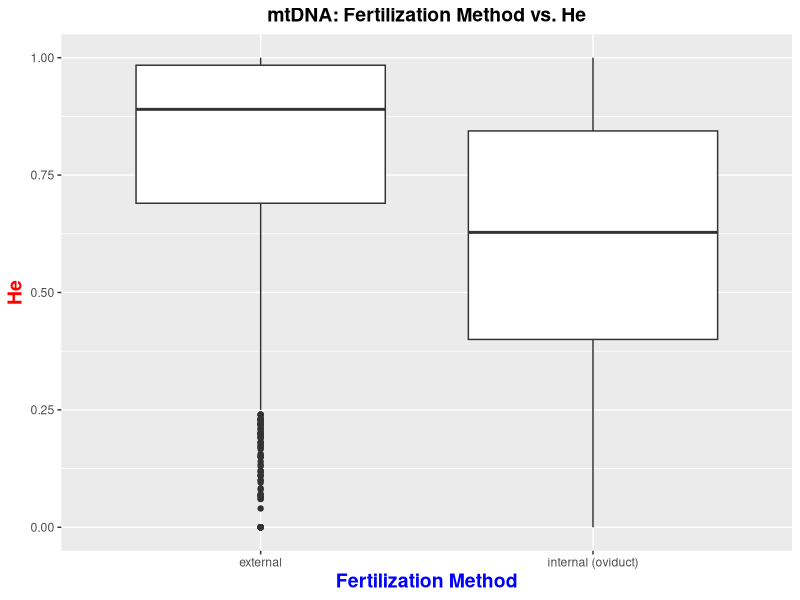
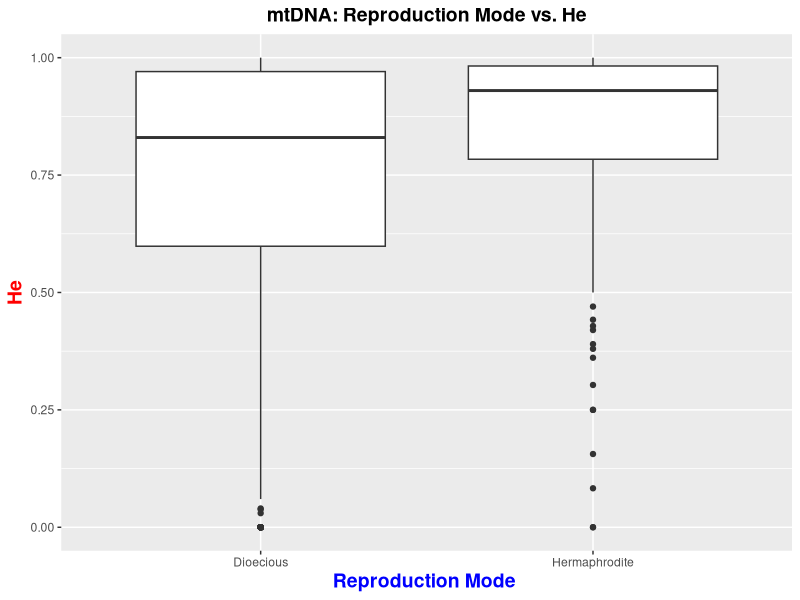
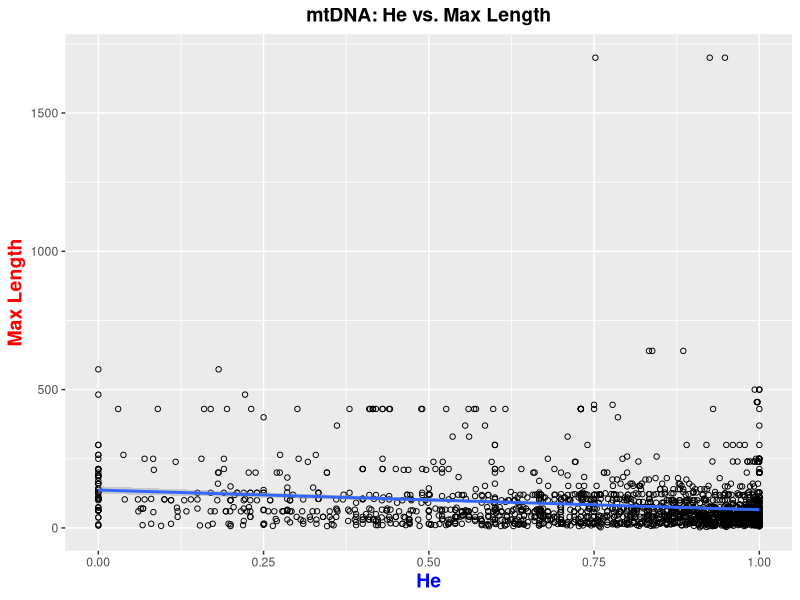
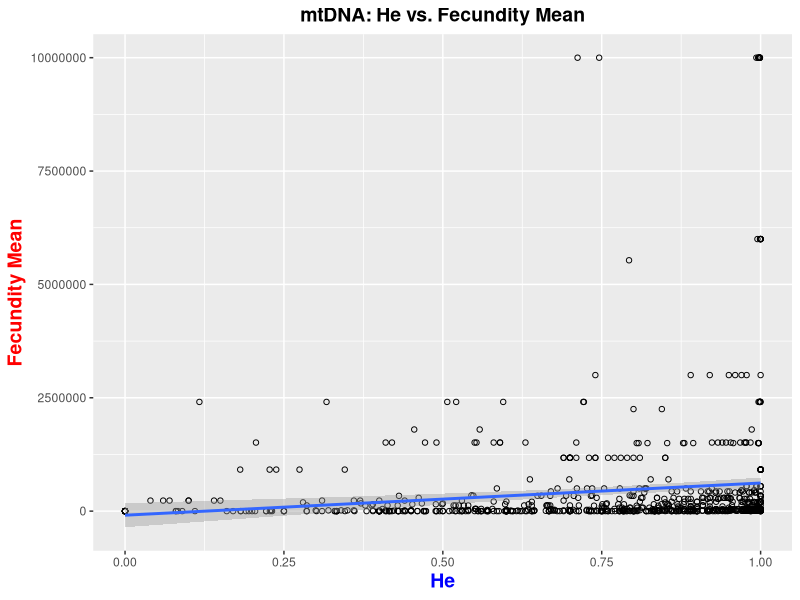
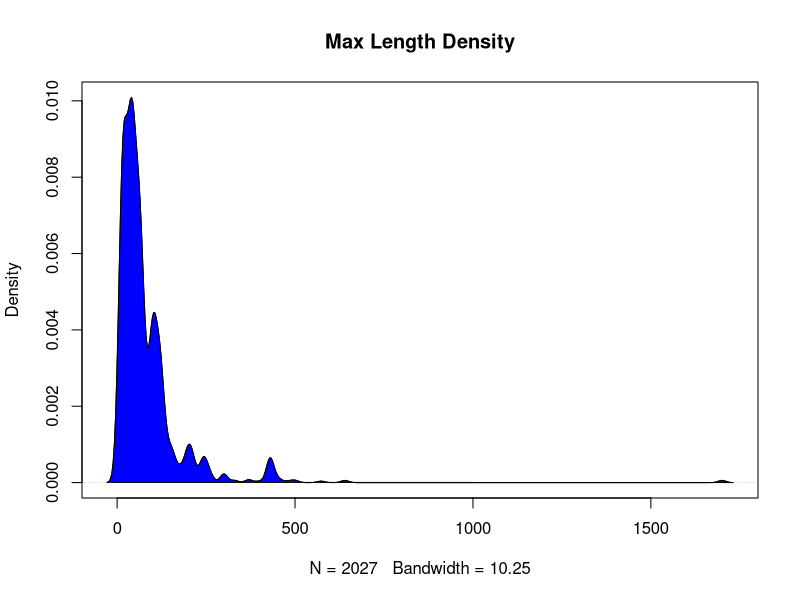
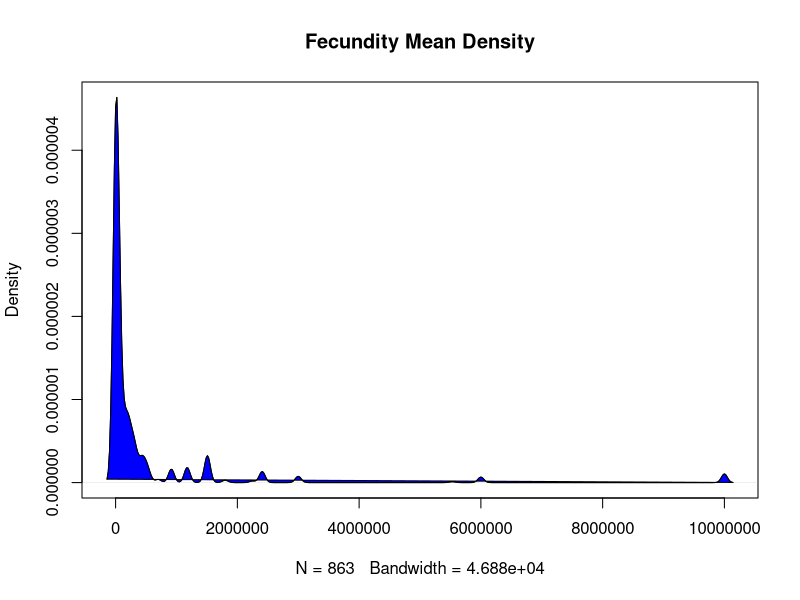
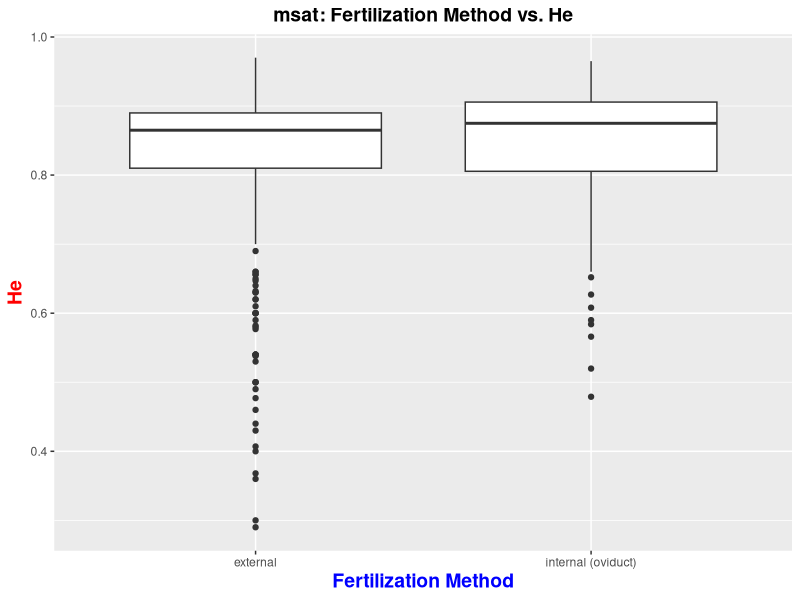
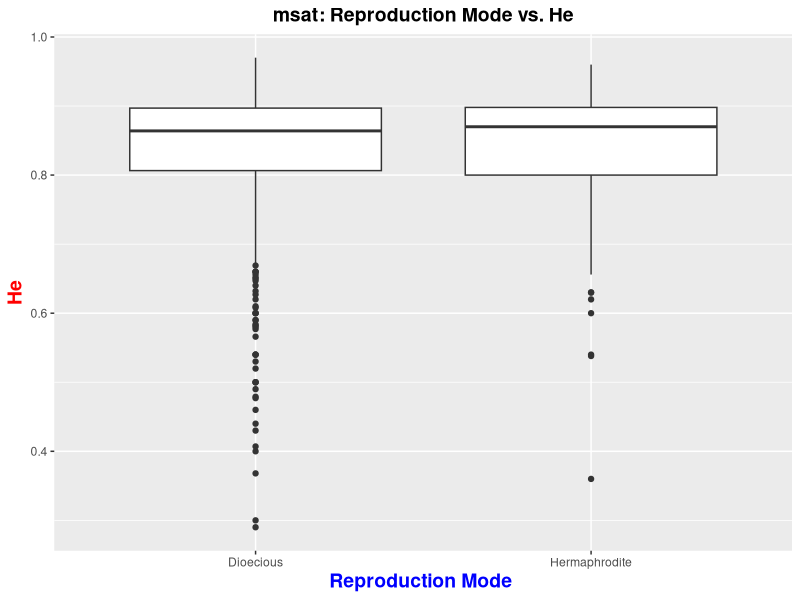

The R source for these figures, in order: (Note: this script raises an error after producing the figures.)
################################################### Script for Analyzing Data  #######################################################

#analyzes data 

##########################################################################################################################################

######## Set-up ########

#clear environment
remove(list = ls())

#load libraries
library(tidyverse)
library(ggplot2)
library(dplyr)

#read in data
mtdna_data <- read.csv("mtdna_final_data.csv", stringsAsFactors = FALSE) #read in 
msat_data <- read.csv("msat_final_data.csv", stringsAsFactors = FALSE) #read in 

############### mtDNA data set ############### 

#####Box Plots: Character Data#####

#Fertilization#

mtdna_data$final_fertilization <- NA #create new column to categorize fertilization methods

mtdna_data$final_fertilization [mtdna_data$fertilization =="external"]  <- "external"
mtdna_data$final_fertilization [mtdna_data$fertilization =="internal (oviduct)"] <- "internal (oviduct)"
mtdna_data$final_fertilization [mtdna_data$fertilization =="in brood pouch or similar structure"] <- "internal (oviduct)" #convert "in brood pouch or similar structure" to internal fertilization

mtdna_final_fertilization_He_no.na <- mtdna_data[!is.na(mtdna_data$final_fertilization) & !is.na(mtdna_data$He),] #create new table that excludes NA's from columns of interest

theme_update(plot.title = element_text(hjust = 0.5)) #centered plot title

ggplot(mtdna_final_fertilization_He_no.na) + geom_boxplot(aes(x = final_fertilization, y = He)) + #final fertilization & He box plot
  ggtitle("mtDNA: Fertilization Method vs. He") + #add plot title
  xlab("Fertilization Method") + ylab("He") + #add axis labels
  theme(                                 #specify characteristics of the plot 
    plot.title = element_text(size=14, face="bold"), 
    axis.title.x = element_text(color="blue", size=14, face="bold"),
    axis.title.y = element_text(color="red", size=14, face="bold"))

#Reproduction Mode#

#combine protandry, protogyny, and true hermaphroditism into "Hermpahrodites"

mtdna_data$final_reproductionmode <- NA #create new column to categorize reproduction mode

mtdna_data$final_reproductionmode  [mtdna_data$reproductionmode =="dioecism"]  <- "Dioecious"
mtdna_data$final_reproductionmode  [mtdna_data$reproductionmode =="protogyny"] <- "Hermaphrodite" #for protogyny, label as "Hermpahrodites"
mtdna_data$final_reproductionmode  [mtdna_data$reproductionmode =="protandry"] <- "Hermaphrodite" #for protandry, label as "Hermpahrodites"
mtdna_data$final_reproductionmode  [mtdna_data$reproductionmode =="true hermaphroditism"] <- "Hermaphrodite" #for true hermaphroditism, label as "Hermpahrodites"

mtdna_final_reproductionmode_He_no.na <- mtdna_data[!is.na(mtdna_data$final_reproductionmode ) & !is.na(mtdna_data$He),] #create new table that excludes NA's from columns of interest

ggplot(mtdna_final_reproductionmode_He_no.na ) + geom_boxplot(aes(x = final_reproductionmode , y = He)) + #final reproduction mode & He box plot
  ggtitle("mtDNA: Reproduction Mode vs. He") + #add plot title
  xlab("Reproduction Mode ") + ylab("He") + #add axis labels
  theme(                                 #specify characteristics of the plot 
    plot.title = element_text(size=14, face="bold"), 
    axis.title.x = element_text(color="blue", size=14, face="bold"),
    axis.title.y = element_text(color="red", size=14, face="bold"))

#####Scatter Plots: Numerical Data#####

#Max Length#

mtdna_maxlength_He_no.na <- mtdna_data[!is.na(mtdna_data$maxlength) & !is.na(mtdna_data$He),] #create new table that excludes NA's from columns of interest

ggplot(mtdna_maxlength_He_no.na, aes(x= He, y= maxlength)) + #max length & He scatter plot
  geom_point(shape=1) +    # Use hollow circles
  geom_smooth(method=lm,   # Add linear regression line
              se=TRUE) +
  ggtitle("mtDNA: He vs. Max Length") + #add plot title
  xlab("He") + ylab("Max Length") + #add axis labels
  theme(                                 #specify characteristics of the plot 
    plot.title = element_text(size=14, face="bold"),
    axis.title.x = element_text(color="blue", size=14, face="bold"),
    axis.title.y = element_text(color="red", size=14, face="bold"))

#Fecundity Mean#
options(scipen = 999) #convert data from scientific notation to numeric

mtdna_fecundity_He_no.na <- mtdna_data[!is.na(mtdna_data$fecundity_mean) & !is.na(mtdna_data$He),] #create new table that excludes NA's from columns of interest
 
ggplot(mtdna_fecundity_He_no.na, aes(y= fecundity_mean, x= He)) + #fecundity mean & He scatter plot
  geom_point(shape=1) +    # Use hollow circles
  geom_smooth(method=lm,   # Add linear regression line
              se=TRUE) +
  ggtitle("mtDNA: He vs. Fecundity Mean") + #add plot title
  xlab("He") + ylab("Fecundity Mean") + #add axis labels
  theme(                                 #specify characteristics of the plot 
    plot.title = element_text(size=14, face="bold"),
    axis.title.x = element_text(color="blue", size=14, face="bold"),
    axis.title.y = element_text(color="red", size=14, face="bold"))

#####Density Plots: Numerical Data#####

#Max Length#
plot(density(mtdna_maxlength_He_no.na$maxlength), main="Max Length Density") #create density plot for max length
polygon(density(mtdna_maxlength_He_no.na$maxlength), main="Max Length Density", col="blue") #specify characteristics of plot

#Fecundity Mean#
plot(density(mtdna_fecundity_He_no.na$fecundity_mean), main="Fecundity Mean Density") #create density plot for fecundity mean
polygon(density(mtdna_fecundity_He_no.na$fecundity_mean), main="Fecundity Mean Density", col="blue") #specify characteristics of plot

#####T-Tests: Numerical Data#####

#Max Length#

maxlength.mtdna<-data.matrix(mtdna_maxlength_He_no.na$maxlength) #create max length vector that contains matrix for max length converted from dataset 
He.mtdna<- data.matrix(mtdna_maxlength_He_no.na$He) #create He vector that contains matrix for He converted from dataset 

t.test(maxlength.mtdna, He.mtdna, var.equal=TRUE) #run a t-test using both newly created vectors 

#Fecundity Mean#

fecunditymean.mtdna<-data.matrix(mtdna_fecundity_He_no.na$fecundity_mean) #create fecundity mean vector that contains matrix for fecundity mean converted from dataset 
He.mtdna<- data.matrix(mtdna_fecundity_He_no.na$He) #create He vector that contains matrix for He converted from dataset 

t.test(fecunditymean.mtdna, He.mtdna, var.equal=TRUE) #run a t-test using both newly created vectors 

#OR:: t.test(fecunditymean.mtdna, He., alt = "two.sided", mu = 0, paired = TRUE, var.equal = FALSE, conf.level = 0.95)
#OR:: t.test(fecunditymean.mtdna, He., alt = "two.sided", mu = 0, paired = FALSE, var.equal = TRUE, conf.level = 0.95)
#OR:: t.test(fecunditymean.mtdna, var.equal = FALSE, conf.level = 0.95)

#####Wilcoxon Tests: Numerical Data#####

#Max Length#
wilcox.test( mtdna_maxlength_He_no.na[ ,'maxlength'] , mtdna_maxlength_He_no.na[ , 'He'], paired=T) #run Wilcoxon test on max length & He


#Fecundity Mean#
wilcox.test( mtdna_fecundity_He_no.na[ ,'fecundity_mean'] , mtdna_fecundity_He_no.na[ , 'He'], paired=T) #run Wilcoxon test on max length & He

#####Shapiro-Wilk Tests: Numerical Data#####

#Max Length#
shapiro.test(mtdna_maxlength_He_no.na$maxlength) #run Shapiro-Wilk test on max length & He

#Fecundity Mean#
shapiro.test(mtdna_fecundity_He_no.na$fecundity_mean) #run Shapiro-Wilk test on max length & He


####################################################################################

############### msat Data Set ############### 

#####Box Plots: Character Data#####

#Fertilization#
msat_data$final_fertilization <- NA #create new column to categorize fertilization methods

msat_data$final_fertilization [msat_data$fertilization =="external"]  <- "external"
msat_data$final_fertilization [msat_data$fertilization =="internal (oviduct)"] <- "internal (oviduct)"
msat_data$final_fertilization [msat_data$fertilization =="in brood pouch or similar structure"] <- "internal (oviduct)" #convert "in brood pouch or similar structure" to internal fertilization

msat_final_fertilization_He_no.na <- msat_data[!is.na(msat_data$final_fertilization) & !is.na(msat_data$He),] #create new table that excludes NA's from columns of interest

ggplot(msat_final_fertilization_He_no.na) + geom_boxplot(aes(x = final_fertilization, y = He)) + #final fertilization & He box plot
ggtitle("msat: Fertilization Method vs. He") + #add plot title
  xlab("Fertilization Method") + ylab("He") + #add axis labels
  theme(                                 #specifying characteristics of the plot 
    plot.title = element_text(size=14, face="bold"),
    axis.title.x = element_text(color="blue", size=14, face="bold"),
    axis.title.y = element_text(color="red", size=14, face="bold"))

#Reproduction Mode#
msat_data$final_reproductionmode <- NA #create new column to categorize reproduction mode

msat_data$final_reproductionmode  [msat_data$reproductionmode =="dioecism"]  <- "Dioecious"
msat_data$final_reproductionmode  [msat_data$reproductionmode =="protogyny"] <- "Hermaphrodite" #for protogyny, label as "Hermpahrodites"
msat_data$final_reproductionmode  [msat_data$reproductionmode =="protandry"] <- "Hermaphrodite" #for protandry, label as "Hermpahrodites"
msat_data$final_reproductionmode  [msat_data$reproductionmode =="true hermaphroditism"] <- "Hermaphrodite" #for true hermaphroditism, label as "Hermpahrodites"

msat_final_reproductionmode_He_no.na <- msat_data[!is.na(msat_data$final_reproductionmode ) & !is.na(msat_data$He),] #create new table that excludes NA's from columns of interest

ggplot(msat_final_reproductionmode_He_no.na ) + geom_boxplot(aes(x = final_reproductionmode , y = He)) + #final reproduction mode & He box plot
  ggtitle("msat: Reproduction Mode vs. He") + #add plot title
  xlab("Reproduction Mode ") + ylab("He") + #add axis labels
  theme(                                 #specifying characteristics of the plot 
    plot.title = element_text(size=14, face="bold"),
    axis.title.x = element_text(color="blue", size=14, face="bold"),
    axis.title.y = element_text(color="red", size=14, face="bold"))

#####Scatter Plots: Numerical Data#####

#Max Length#
msat_maxlength_He_no.na <- msat_data[!is.na(msat_data$maxlength) & !is.na(msat_data$He),] #create new table that excludes NA's from columns of interest

ggplot(msat_maxlength_He_no.na, aes(x= He, y= maxlength)) + #max length & He scatter plot
  geom_point(shape=1) +    # Use hollow circles
  geom_smooth(method=lm,   # Add linear regression line
              se=TRUE) + 
  ggtitle("msat: He vs. Max Length") + #add plot title
   xlab("He") + ylab("Max Length") + #add axis labels
    theme(                                 #specifying characteristics of the plot 
      plot.title = element_text(size=14, face="bold"),
      axis.title.x = element_text(color="blue", size=14, face="bold"),
      axis.title.y = element_text(color="red", size=14, face="bold"))

#Fecundity Mean#
msat_fecundity_He_no.na <- msat_data[!is.na(msat_data$fecundity_mean) & !is.na(msat_data$He),] #create new table that excludes NA's from columns of interest
       
ggplot(msat_fecundity_He_no.na, aes(y= fecundity_mean, x= He)) + #fecundity mean& He scatter plot
  geom_point(shape=1) +    # Use hollow circles
  geom_smooth(method=lm,   # Add linear regression line
    se=TRUE) +
  ggtitle("msat: He vs. Fecundity") + #add plot title
  xlab("He") + ylab("Fecundity") + #add plot title
  theme(                                 #specifying characteristics of the plot 
    plot.title = element_text(size=14, face="bold"),
    axis.title.x = element_text(color="blue", size=14, face="bold"),
    axis.title.y = element_text(color="red", size=14, face="bold"))

#####Density Plots: Numerical Data#####

#Max Length#
plot(density(msat_maxlength_He_no.na$maxlength), main="msat: Max Length Density") #create density plot for max length
polygon(density(msat_maxlength_He_no.na$maxlength), main="msat: Max Length Density", col="blue") #specify characteristics of plot

#Fecundity Mean#
plot(density(msat_fecundity_He_no.na$fecundity_mean), main="msat: Fecundity Mean Density") #create density plot for fecundity mean
polygon(density(msat_fecundity_He_no.na$fecundity_mean), main="msat: Fecundity Mean Density", col="blue") #specify characteristics of plot

#####T-Tests: Numerical Data#####

#Max Length#

maxlength.msat<-data.matrix(msat_maxlength_He_no.na$maxlength) #create max length vector that contains matrix for max length converted from dataset 
He.msat<- data.matrix(msat_maxlength_He_no.na$He) #create He vector that contains matrix for He converted from dataset 

t.test(maxlength.msat, He.msat, var.equal=TRUE) #run a t-test using both newly created vectors 

#Fecundity Mean#

fecunditymean.msat<-data.matrix(msat_maxlength_He_no.na$fecundity_mean) #create fecundity mean vector that contains matrix for fecundity meanconverted from dataset 
He.msat<- data.matrix(msat_maxlength_He_no.na$He) #create He vector that contains matrix for He converted from dataset 

t.test(fecunditymean.msat, He.msat, var.equal=TRUE) #run a t-test using both newly created vectors 

#OR:: t.test(fecunditymean.msat, He.msat, alt = "two.sided", mu = 0, paired = TRUE, var.equal = FALSE, conf.level = 0.95)
#OR:: t.test(fecunditymean.msat, He.msat, alt = "two.sided", mu = 0, paired = FALSE, var.equal = TRUE, conf.level = 0.95)
#OR:: t.test(fecunditymean.msat, var.equal = FALSE, conf.level = 0.95)


#####Wilcoxon Tests: Numerical Data#####

#Max Length#
wilcox.test( msat_maxlength_He_no.na[ ,'maxlength'] , msat_maxlength_He_no.na[ , 'He'], paired=T) #run Wilcoxon test on max length & He

#Fecundity Mean#
wilcox.test( msat_fecundity_He_no.na[ ,'fecundity_mean'] , msat_fecundity_He_no.na[ , 'He'], paired=T) #run Wilcoxon test on fecundity & He


#####Shapiro-Wilk Tests: Numerical Data#####

shapiro.test(msat_maxlength_He_no.na$maxlength) #run Shapiro-Wilk test on max length & He

shapiro.test(msat_fecundity_He_no.na$fecundity_mean) #run Shapiro-Wilk test on fecundity mean & He

####################################################################################

############### Comparing mtDNA and msat Data ############### 

#####Box Plots: Character Data#####

#Fertilization#
{
ggarrange(
ggplot(mtdna_final_fertilization_He_no.na&msat_final_fertilization_He_no.na) + geom_boxplot(aes(x = final_fertilization, y = He)) +
  ggtitle("mtDNA: Fertilization Method vs. He") +
  xlab("Fertilization Method") + ylab("He") +
  theme(
    plot.title = element_text(size=14, face="bold"),
    axis.title.x = element_text(color="blue", size=14, face="bold"),
    axis.title.y = element_text(color="red", size=14, face="bold")) +

ggplot(msat_final_fertilization_He_no.na) + geom_boxplot(aes(x = final_fertilization, y = He)) + #create boxplot
  ggtitle("msat: Fertilization Method vs. He") +
  xlab("Fertilization Method") + ylab("He") +
  theme(
    plot.title = element_text(size=14, face="bold"),
    axis.title.x = element_text(color="blue", size=14, face="bold"),
    axis.title.y = element_text(color="red", size=14, face="bold")))
}

boxplot(ozone, ozone_norm, temp, temp_norm,
        main = "Multiple boxplots for comparision",
        at = c(1,2,4,5),
        names = c("ozone", "normal", "temp", "normal"),
        las = 2,
        col = c("orange","red"),
        border = "brown",
        horizontal = TRUE,
        notch = TRUE
)